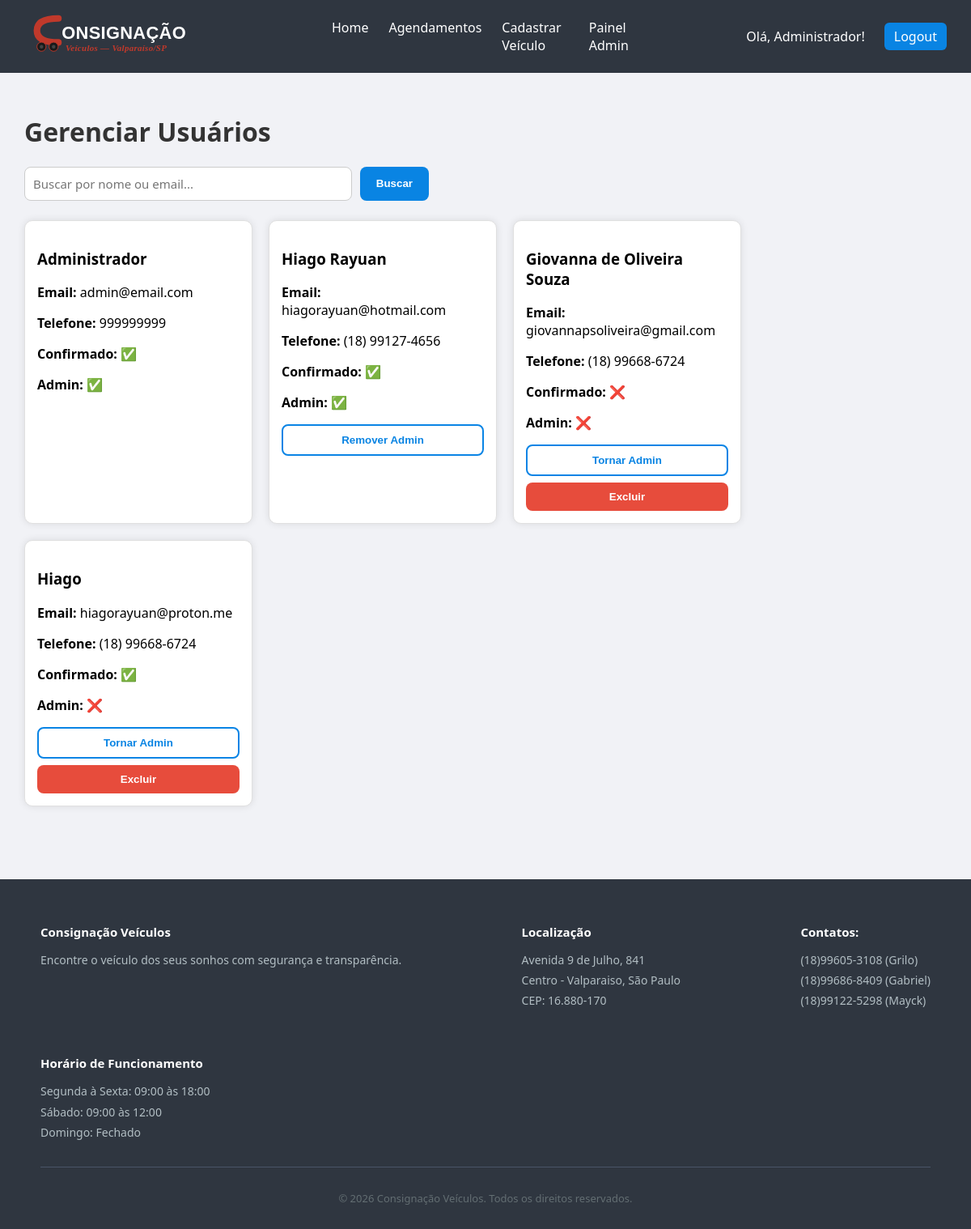
/admin/usuarios (signed in), run on an earlier commit of the app's database.
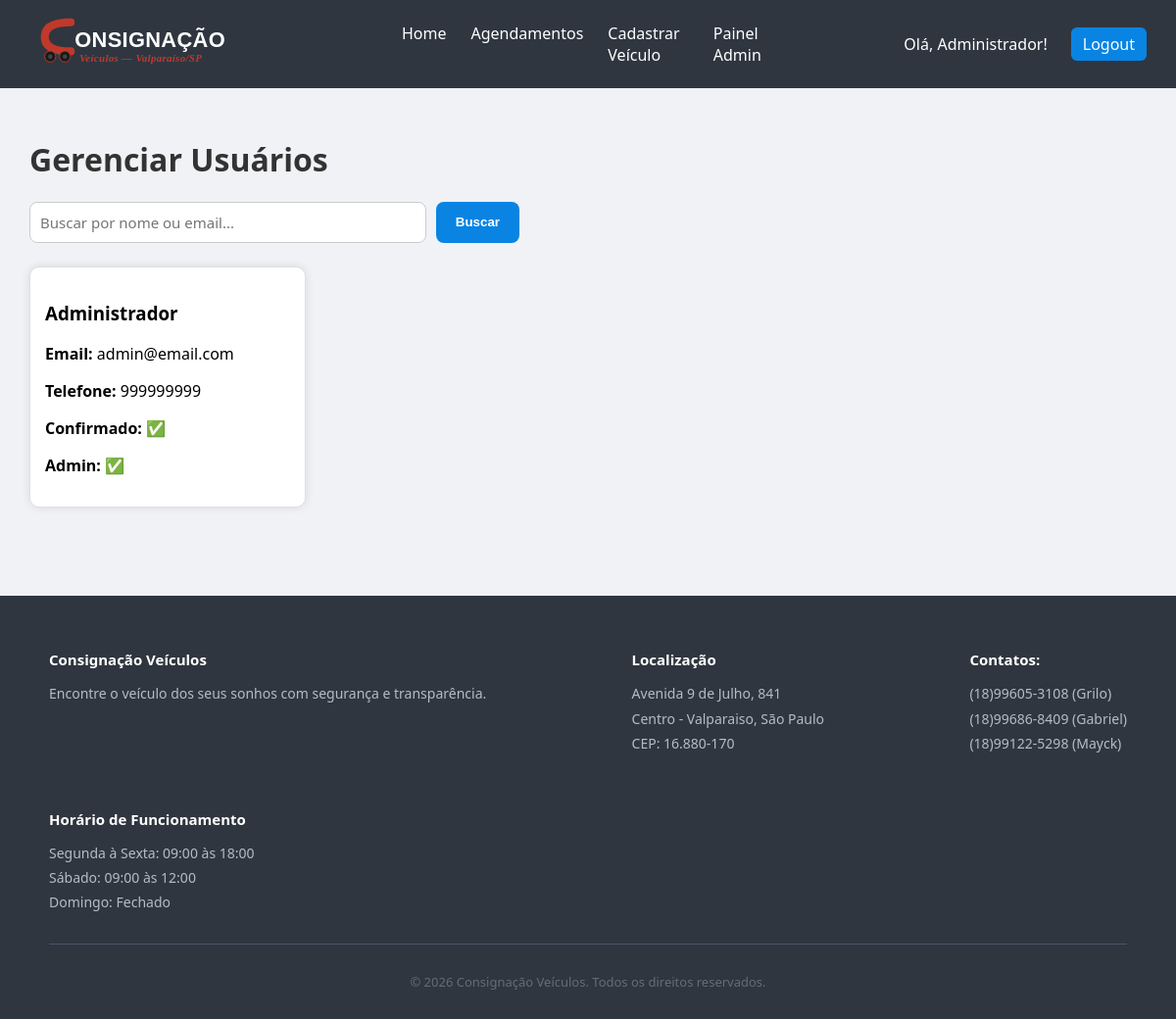
And on a later commit of the database.
### models.py (models this page shows)
class Usuario(db.Model):
    id = db.Column(db.Integer, primary_key=True)
    nome = db.Column(db.String(100))
    email = db.Column(db.String(100), unique=True)
    senha = db.Column(db.String(200))
    telefone = db.Column(db.String(20))
    is_admin = db.Column(db.Boolean, default=False)
    confirmado = db.Column(db.Boolean, default=False)

### app.py (the view)
@app.route('/admin/usuarios')
def admin_usuarios():
    if not session.get('is_admin'):
        return redirect('/')
    busca = request.args.get('busca', '')
    if busca:
        usuarios = Usuario.query.filter(
            Usuario.nome.ilike(f'%{busca}%') |
            Usuario.email.ilike(f'%{busca}%')
        ).all()
    else:
        usuarios = Usuario.query.all()
    return render_template('admin/usuarios.html', usuarios=usuarios, busca=busca)

### templates/admin/usuarios.html (shortened to what this page needs)
{% extends 'base.html' %}
{% block content %}
    <h1>Gerenciar Usuários</h1>
    <form method="GET" action="/admin/usuarios" class="busca-form">
        <div class="busca-container">
            <input type="text" name="busca" placeholder="Buscar por nome ou email...">
            <button type="submit" class="btn" style="width: auto; padding: 10px 20px;">Buscar</button>
        </div>
    </form>
    <div class="cards">
        {% for u in usuarios %}
            <div class="card card-admin">
                <div class="card-body">
                    <h3>{{ u.nome }}</h3>
                    <p><strong>Email:</strong> {{ u.email }}</p>
                    <p><strong>Telefone:</strong> {{ u.telefone }}</p>
                    <p><strong>Confirmado:</strong> {% if u.confirmado %}✅{% else %}❌{% endif %}</p>
                    <p><strong>Admin:</strong>  {% if u.is_admin %}✅{% else %}❌{% endif %}</p>
                    <div class="card-actions">
                        {% if not u.is_admin or u.id != session['usuario_id'] %}
                            <form action="/admin/usuarios/toggle-admin/{{ u.id }}" method="POST">
                                <button class="btn-secondary">
                                    {% if u.is_admin %}Remover Admin{% else %}Tornar Admin{% endif %}
                                </button>
                            </form>
                        {% endif %}
                        {% if not u.is_admin %}
                            <form action="/admin/usuarios/excluir/{{ u.id }}" method="POST">
                                <button onclick="return confirm('Deseja excluir este usuário?')" class="btn-danger">Excluir</button>
                            </form>
                        {% endif %}
                    </div>
                </div>
            </div>
        {% else %}
            <p>Nenhum usuário encontrado.</p>
        {% endfor %}
    </div>
{% endblock %}

### templates/base.html (shortened to what this page needs)
<!DOCTYPE html>
<html lang="en">
<head>
    <link rel="stylesheet" href="{{ url_for('static', filename='css/style.css') }}">
</head>
<body>
    <nav class="navbar">
        <div class="nav-left">
            <a href="/" style="text-decoration: none;">
                <svg height="50" viewBox="-20 0 700 160" role="img" xmlns="http://www.w3.org/2000/svg">
                    <g transform="translate(128, 15)">
                        <text x="0" y="80" font-family="Arial Black, sans-serif" font-size="70" font-weight="900" fill="white" letter-spacing="1">ONSIGNAÇÃO</text>
                        <text x="15" y="128" font-family="Georgia, serif" font-size="35" font-style="italic" font-weight="700" fill="#C0392B" letter-spacing="1">Veículos — Valparaíso/SP</text>
                    </g>
                </svg>
            </a>
        </div>
        <div class="nav-center">
            <a href="/">Home</a>
            {% if session.get('usuario_id') %}
                <a href="/agendamentos">Agendamentos</a>
            {% endif %}
            {% if session.get('is_admin') %}
                <a href="/cadastrar">Cadastrar Veículo</a>
                <a href="/admin">Painel Admin</a>
            {% endif %}
        </div>
        <div class="nav-right">
            {% if session.get('usuario_id') %}
                <span style="color: white; margin-right: 12px;">Olá, {{ session.get('usuario_nome') }}!</span>
                <a href="/logout" class="btn-nav">Logout</a>
            {% else %}
                <a href="/login" class="btn-nav">Login</a>
            {% endif %}
        </div>
    </nav>
     <div class="container">
        {% block content %}{% endblock %}
    </div>
    <footer>
        <div class="footer-content">
            <div class="footer-section">
                <h3>Consignação Veículos</h3>
                <p>Encontre o veículo dos seus sonhos com segurança e transparência.</p>
            </div>
            <div class="footer-section">
                <h3>Localização</h3>
                <p>Avenida 9 de Julho, 841</p>
                <p>Centro - Valparaiso, São Paulo</p>
                <p>CEP: 16.880-170</p>
            </div>
            <div class="footer-section">
                <h3>Contatos:</h3>
                <p>(18)99605-3108 (Grilo)</p>
                <p>(18)99686-8409 (Gabriel)</p>
                <p>(18)99122-5298 (Mayck)</p>
            </div>
            <div class="footer-section">
                <h3>Horário de Funcionamento</h3>
                <p>Segunda à Sexta: 09:00 às 18:00</p>
                <p>Sábado: 09:00 às 12:00</p>
                <p>Domingo: Fechado</p>
            </div>
        </div>
        <div class="footer-bottom">
            <p>&copy; 2026 Consignação Veículos. Todos os direitos reservados.</p>
        </div>
    </footer>
</body>
</html>

### static/css/style.css (style rules this page uses)
body { font-family: 'Segoe UI', Arial, sans-serif; background-color: #f1f2f6; margin: 0; display: flex; flex-direction: column; min-height: 100vh; }
h1 { color: #333; }
.navbar { background: #2f3640; color: white; padding: 10px 30px; display: flex; justify-content: space-between; align-items: center; min-height: 70px; }
.nav-left { flex: 1; font-weight: 500; font-size: large; }
.nav-center { flex: 1; display: flex; justify-content: center; gap: 25px; }
.nav-right { flex: 1; display: flex; justify-content: flex-end; align-items: center; gap: 12px; font-weight: 500; }
.nav-center a { text-decoration: none; color: white; font-weight: 500; }
.btn-nav { background: #0984e3; color: white; padding: 6px 12px; border-radius: 6px; text-decoration: none; }
.busca-form { margin-bottom: 24px; }
.busca-container { display: flex; gap: 10px; max-width: 500px; }
.busca-container input { flex: 1; padding: 10px; border: 1px solid #ccc; border-radius: 8px; outline: none; font-family: 'Segoe UI', Arial, sans-serif; font-size: 15px; box-sizing: border-box; transition: 0.2s; }
.container { padding: 30px; flex: 1; }
.cards { display: flex; flex-wrap: wrap; gap: 20px; }
.card { background: white; width: 250px; border-radius: 10px; overflow: hidden; box-shadow: 0 0 10px rgba(0,0,0,0.1); transition: 0.3s; }
.card-body { padding: 15px; }
.card-admin { width: 280px; border: 1px solid #e0e0e0; }
.btn { width: 100%; padding: 12px; background: #0984e3; color: white; border: none; border-radius: 8px; cursor: pointer; font-weight: bold; text-decoration: none; display: block; text-align: center; box-sizing: border-box; transition: 0.2s; }
footer { background: #2f3640; color: #dfe6e9; margin-top: 60px; padding: 40px 30px 0px 30px; }
.footer-content { display: flex; flex-wrap: wrap; gap: 40px; justify-content: space-between; max-width: 1100px; margin: 0 auto; padding-bottom: 30px; border-bottom: 1px solid #4a5568; }
.footer-section h3 { color: white; margin-bottom: 12px; font-size: 15px; }
.footer-content p { font-size: 14px; line-height: 1.8; color: #b2bec3; margin: 0; }
.footer-bottom { text-align: center; padding: 16px; font-size: 13px; color: #636e72; }

What changed in the data, as far as the page shows it:
removed Usuario: nome "Hiago Rayuan", email "hiagorayuan@hotmail.com", telefone "(18) 99127-4656", is_admin "Remover Admin"
removed Usuario: nome "Giovanna de Oliveira Souza", email "giovannapsoliveira@gmail.com", telefone "(18) 99668-6724", is_admin "Tornar Admin"
removed Usuario: nome "Hiago", email "hiagorayuan@proton.me", telefone "(18) 99668-6724", is_admin "Tornar Admin"
